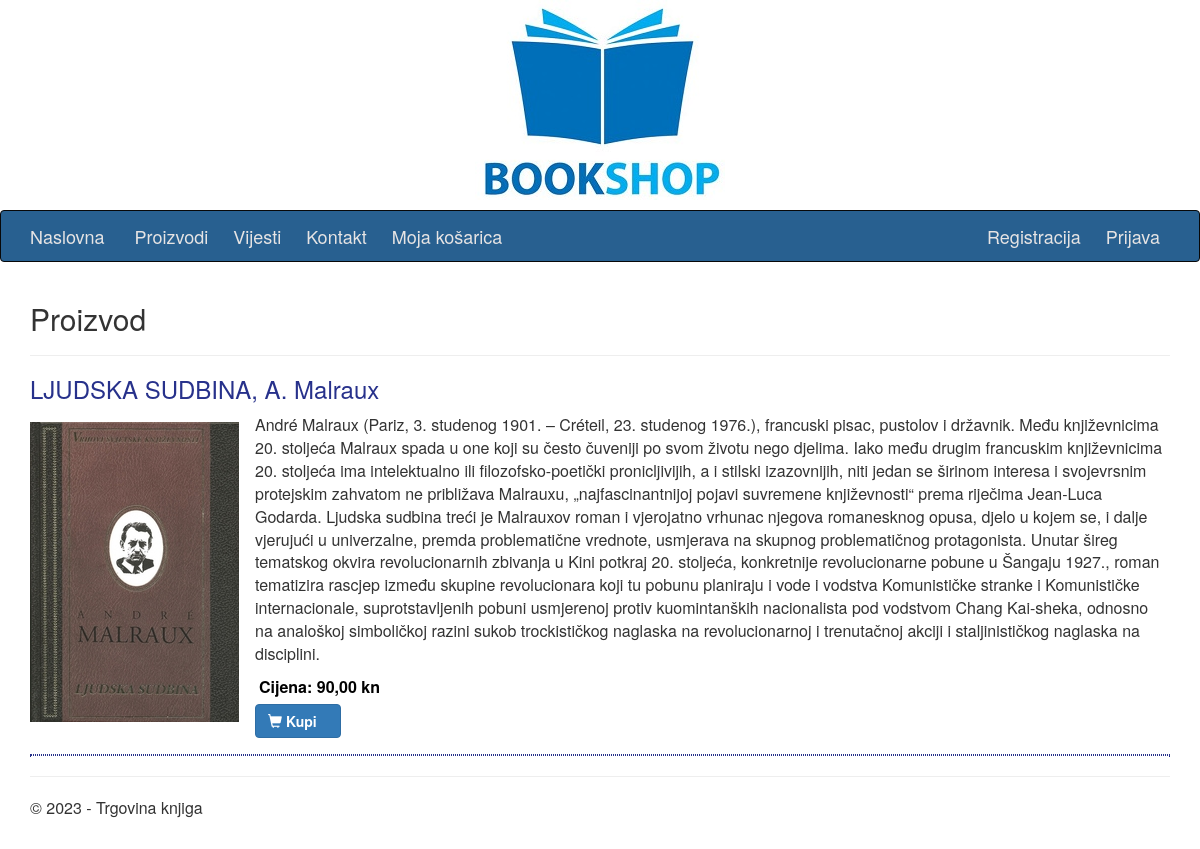
/index.php?pg=2&act=2&id=2, run on the app's committed database.
### tables this page shows
CREATE TABLE products (
  id int NOT NULL AUTO_INCREMENT,
  title varchar(255) NOT NULL,
  price numeric(10,2) not null,
  description text NOT NULL,
  img varchar(255),
  active enum('Y','N') NOT NULL,
  creator_id int,
  created_at DATETIME NOT NULL DEFAULT CURRENT_TIMESTAMP,
  updated_at DATETIME NOT NULL DEFAULT CURRENT_TIMESTAMP ON UPDATE CURRENT_TIMESTAMP,
  
  FOREIGN KEY (creator_id)
  REFERENCES users(id)
  ON DELETE SET NULL,
  
  PRIMARY KEY (id)
);

### proizvodi.php (the view, shortened to what this page needs)
<?php
$act = 1;
if(isset($_GET['act'])) { $act = $_GET['act']; }
$h2title = $title;
$divclass = "proizvodi";
if ($act == 2)
{
	$h2title = "Proizvod";
	$divclass = "";
}
?>
<h2><?php print $h2title ?></h2>
<hr />
<div class="<?php print $divclass ?>">
<?php
if ($act == 1)
{
$query  = "SELECT * FROM products";
$query .= " WHERE active='Y'";
$query .= " ORDER BY created_at DESC";
$result = @mysqli_query($MySQL, $query);
while($row = @mysqli_fetch_array($result)) {
$product_id = $row['id'];
$product_img = $row['img'];
$product_title = $row['title'];
$product_url = "index.php?pg={$pg}&act=2&id={$product_id}";
$product_price = number_format($row['price'], 2, ',', ' ');
?>
	<div class="pr">
		<div class="prin">
			<div class="thumb">
				<a href="<?php print $product_url ?>"><img src="proizvodi/<?php print $product_img ?>" alt="" title=""></a>
			</div>
			<div class="title"><a href="<?php print $product_url ?>"><?php print $product_title ?></a></div>
			<div class="price"><?php print $product_price ?> kn</div>
			<div class="basket"><a href="index.php?pg=10&act=2&id=<?php print $product_id ?>" class="btn btn-primary btn-block"><span class="glyphicon glyphicon-shopping-cart"></span> Kupi</a></div>
		</div>
	</div>
<?php
}
}
else
{
$id = 1;
if(isset($_GET['id']) && is_numeric($_GET['id'])) { $id = $_GET['id']; }
$query  = "SELECT * FROM products";
$query .= " WHERE active='Y' and id=" . $id;
$result = @mysqli_query($MySQL, $query);
$row = @mysqli_fetch_array($result);
$rowcount = mysqli_num_rows($result);
if ($rowcount > 0)
{
$product_id = $row['id'];
$product_img = $row['img'];
$product_title = $row['title'];
$product_description = $row['description'];
$product_price = number_format($row['price'], 2, ',', ' ');
?>
	<div class="proizvodvise">
		<h2><?php print $product_title ?></h2>
		<div class="img">
			<img src="proizvodi/<?php print $product_img ?>" alt="" title="">
		</div>
		<div class="txt">
			<p>
			<?php print $product_description ?>
			</p>
			<div class="price">Cijena: <?php print $product_price ?> kn</div>
			<div class="basket"><a href="index.php?pg=10&act=2&id=<?php print $product_id ?>" class="btn btn-primary"><span class="glyphicon glyphicon-shopping-cart"></span> Kupi&nbsp;&nbsp;&nbsp;</a></div>
		</div>
		<hr>
	</div>
<?php
}
}
?>
</div>

### css/Site.css (style rules this page uses)
.proizvodvise .basket { margin: 5px 0px; }
.basket .btn { font-weight: bold; }
.proizvodvise div.img { float: left; padding: 0.5em 0; margin: 0 1em 0 0; }
.proizvodvise div img { width: 100%; }
.proizvodvise h2 { margin: 0.5em 0; font-size: 1.5em; color: #27318b; }
.proizvodvise hr { margin: 1em 0; border: 1px dotted #27318b; clear: both; }
.proizvodvise .price { color: #000000; text-align: left; font-size: 16px; line-height: 1.1; font-weight: 700; padding: 0 4px 0; display: inline-block; }

### data on the page
products: title "LJUDSKA SUDBINA, A. Malraux", img (picture), description "André Malraux (Pariz, 3. studenog 1901. – Créteil, 23. studenog 1976.), francuski pisac, pustolov i državnik. Među književnicima 20. stoljeća Malraux spada u one koji su često čuveniji po svom životu nego djelima. Iako među drugim francuskim književnicima 20. stoljeća ima intelektualno ili filozofsko-poetički pronicljivijih, a i stilski izazovnijih, niti jedan se širinom interesa i svojevrsnim protejskim zahvatom ne približava Malrauxu, „najfascinantnijoj pojavi suvremene književnosti“ prema riječima Jean-Luca Godarda. Ljudska sudbina treći je Malrauxov roman i vjerojatno vrhunac njegova romanesknog opusa, djelo u kojem se, i dalje vjerujući u univerzalne, premda problematične vrednote,…", price "90,00"

### other printed values
$h2title "Proizvod"
